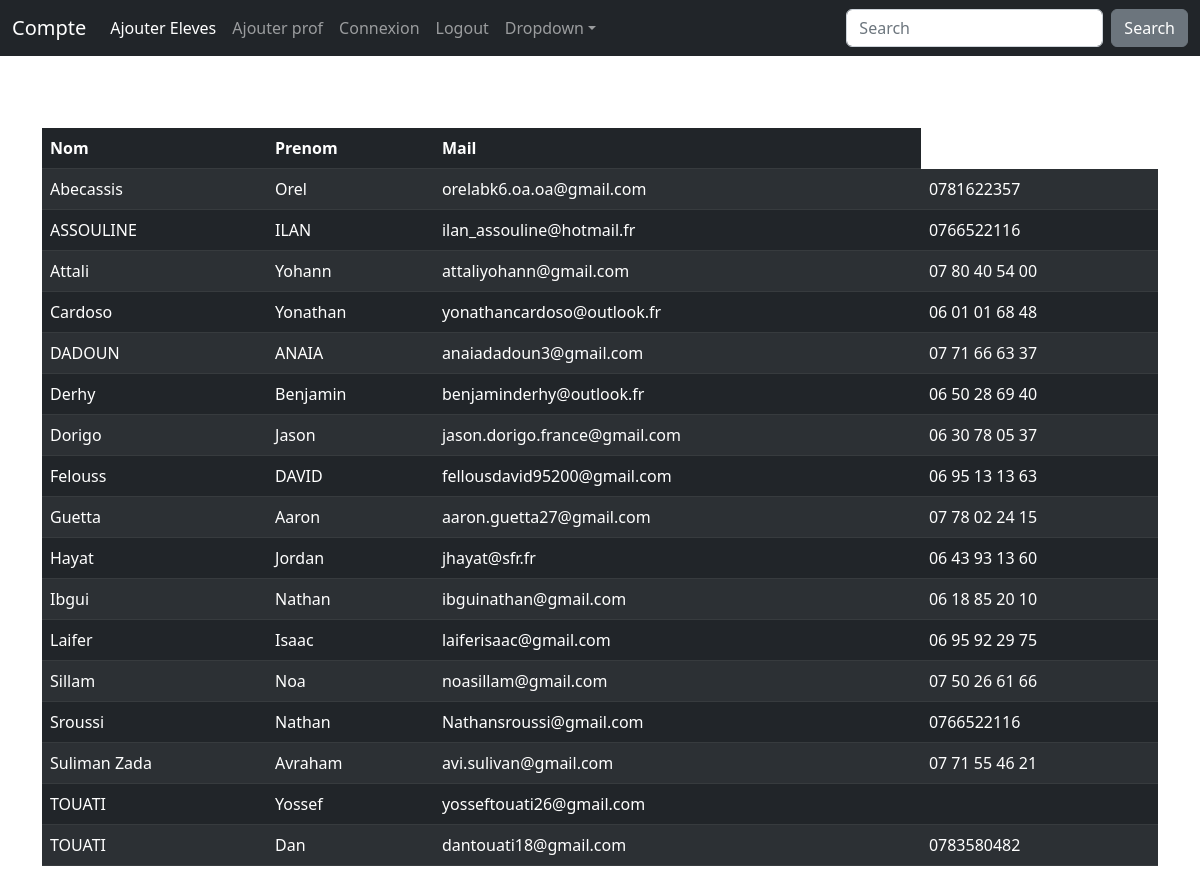
Page /table.php on the committed database.
### tables this page shows
CREATE TABLE `Eleves` (
  `id` int(11) NOT NULL AUTO_INCREMENT,
  `nom` varchar(30) NOT NULL,
  `prenom` varchar(10) NOT NULL,
  `mail` varchar(30) NOT NULL,
  `password` varchar(30) NOT NULL,
  `tel` varchar(30) NOT NULL,
  `parcours` varchar(30) NOT NULL,
  PRIMARY KEY (`id`)
);

### table.php (called while the page is built)
<?php
include('fonction.php');
include('navbar.php');
$eleve = liste_eleves();
include('vue/vtable.php');
?>

### fonction.php (called while the page is built, shortened)
<?php
function connecterServeurBD()
{
    $PARAM_hote='localhost';
    $PARAM_port='3306';
    $PARAM_nom_bd='OrtSup';
    $PARAM_utilisateur='root';
    $connect = new PDO('mysql:host='.$PARAM_hote.';port='.$PARAM_port.';dbname='.$PARAM_nom_bd, $PARAM_utilisateur,'root');
    return $connect;
}
function liste_eleves()
{
    $cnx = connecterServeurBD();
    $requete = "select * from Eleves order by nom ASC;";
    $jeuResultat=$cnx->query($requete);
    $i = 0;
    $ligne = $jeuResultat->fetch();
    while($ligne)
    {
        $info[$i]['nom']=$ligne['nom'];
        $info[$i]['prenom']=$ligne['prenom'];
        $info[$i]['mail']=$ligne['mail'];
        $info[$i]['password']=$ligne['password'];
        $info[$i]['tel']=$ligne['tel'];
        $ligne=$jeuResultat->fetch();
        $i = $i + 1;
    }
  return $info;
}
?>

### vue/vtable.php (the view)
<div class="container-sm">
  <br><br><br>
<table class="table table-striped table-dark">
  <thead>
    <tr>
      <th scope="col">Nom</th>
      <th scope="col">Prenom</th>
      <th scope="col">Mail</th>
    </tr>
  </thead>
  <tbody>
  <?php
      $i = 0;
      while($i < count($eleve))
      {
 ?>
        <tr>
            <td><?php echo $eleve[$i]["nom"]?></td>
            <td><?php echo $eleve[$i]["prenom"]?></td>
            <td ><?php echo $eleve[$i]["mail"]?></td>
            <td ><?php echo $eleve[$i]["tel"]?></td>
        </tr>
<?php
        $i = $i + 1;
     }
?>
  </tbody>
</table>
</div>

### navbar.php (shortened to what this page needs)
<!DOCTYPE html>
<html lang="en">
<head>
    <link href="https://cdn.jsdelivr.net/npm/bootstrap@5.2.2/dist/css/bootstrap.min.css" rel="stylesheet">
</head>
<body>
<nav class="navbar navbar-expand-lg navbar-dark bg-dark">
  <div class="container-fluid">
    <a class="navbar-brand" href="compte.php">Compte</a>
    <div class="collapse navbar-collapse" id="navbarColor02">
      <ul class="navbar-nav me-auto">
        <li class="nav-item">
          <a class="nav-link active" href="/">Ajouter Eleves
          </a>
        </li>
        <li class="nav-item">
          <a class="nav-link" href="addprof.php">Ajouter prof</a>
        </li>
        <li class="nav-item">
          <a class="nav-link" href="connexion.php">Connexion</a>
        </li>
        <li class="nav-item">
          <a class="nav-link" href="logout.php">Logout</a>
        </li>
        <li class="nav-item dropdown">
          <a class="nav-link dropdown-toggle" data-bs-toggle="dropdown" href="#" role="button" aria-haspopup="true" aria-expanded="false">Dropdown</a>
        </li>
      </ul>
      <form class="d-flex">
        <input class="form-control me-sm-2" type="text" placeholder="Search">
        <button class="btn btn-secondary my-2 my-sm-0" type="submit">Search</button>
      </form>
    </div>
  </div>
</nav>
</body>
</html>

### rows in the picture
eleves: nom "Abecassis", prenom "Orel", mail "orelabk6.oa.oa@gmail.com", tel "0781622357"
eleves: nom "ASSOULINE", prenom "ILAN", mail "ilan_assouline@hotmail.fr", tel "0766522116"
eleves: nom "Attali", prenom "Yohann", mail "attaliyohann@gmail.com", tel "07 80 40 54 00"
eleves: nom "Cardoso", prenom "Yonathan", mail "yonathancardoso@outlook.fr", tel "06 01 01 68 48"
eleves: nom "DADOUN", prenom "ANAIA", mail "anaiadadoun3@gmail.com", tel "07 71 66 63 37"
eleves: nom "Derhy", prenom "Benjamin", mail "benjaminderhy@outlook.fr", tel "06 50 28 69 40"
eleves: nom "Dorigo", prenom "Jason", mail "jason.dorigo.france@gmail.com", tel "06 30 78 05 37"
eleves: nom "Felouss", prenom "DAVID", mail "fellousdavid95200@gmail.com", tel "06 95 13 13 63"
eleves: nom "Guetta", prenom "Aaron", mail "aaron.guetta27@gmail.com", tel "07 78 02 24 15"
eleves: nom "Hayat", prenom "Jordan", mail "jhayat@sfr.fr", tel "06 43 93 13 60"
eleves: nom "Ibgui", prenom "Nathan", mail "ibguinathan@gmail.com", tel "06 18 85 20 10"
eleves: nom "Laifer", prenom "Isaac", mail "laiferisaac@gmail.com", tel "06 95 92 29 75"
eleves: nom "Sillam", prenom "Noa", mail "noasillam@gmail.com", tel "07 50 26 61 66"
eleves: nom "Sroussi", prenom "Nathan", mail "Nathansroussi@gmail.com", tel "0766522116"
eleves: nom "Suliman Zada", prenom "Avraham", mail "avi.sulivan@gmail.com", tel "07 71 55 46 21"
eleves: nom "TOUATI", prenom "Yossef", mail "yosseftouati26@gmail.com"
eleves: nom "TOUATI", prenom "Dan", mail "dantouati18@gmail.com", tel "0783580482"
